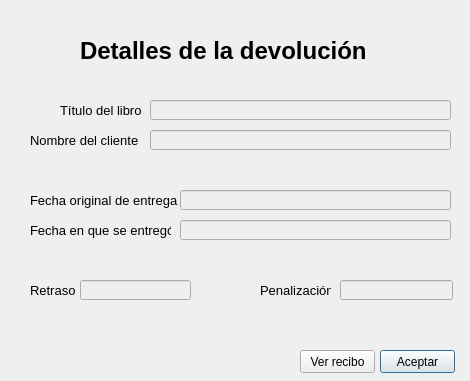
<?xml version="1.0" encoding="UTF-8"?>
<ui version="4.0">
 <class>InfoDevolucion</class>
 <widget class="QDialog" name="InfoDevolucion">
  <property name="geometry">
   <rect>
    <x>0</x>
    <y>0</y>
    <width>470</width>
    <height>381</height>
   </rect>
  </property>
  <property name="windowTitle">
   <string>Devolución exitosa</string>
  </property>
  <widget class="QLabel" name="label">
   <property name="geometry">
    <rect>
     <x>80</x>
     <y>10</y>
     <width>311</width>
     <height>81</height>
    </rect>
   </property>
   <property name="font">
    <font>
     <pointsize>18</pointsize>
     <weight>75</weight>
     <bold>true</bold>
    </font>
   </property>
   <property name="text">
    <string>Detalles de la devolución</string>
   </property>
  </widget>
  <widget class="QLineEdit" name="lineEditTituloLibro">
   <property name="enabled">
    <bool>false</bool>
   </property>
   <property name="geometry">
    <rect>
     <x>150</x>
     <y>100</y>
     <width>301</width>
     <height>20</height>
    </rect>
   </property>
   <property name="font">
    <font>
     <pointsize>9</pointsize>
     <weight>75</weight>
     <bold>true</bold>
    </font>
   </property>
  </widget>
  <widget class="QLineEdit" name="lineEditNombreCliente">
   <property name="enabled">
    <bool>false</bool>
   </property>
   <property name="geometry">
    <rect>
     <x>150</x>
     <y>130</y>
     <width>301</width>
     <height>20</height>
    </rect>
   </property>
   <property name="font">
    <font>
     <pointsize>9</pointsize>
     <weight>75</weight>
     <bold>true</bold>
    </font>
   </property>
  </widget>
  <widget class="QLabel" name="label_2">
   <property name="geometry">
    <rect>
     <x>60</x>
     <y>100</y>
     <width>91</width>
     <height>21</height>
    </rect>
   </property>
   <property name="font">
    <font>
     <pointsize>10</pointsize>
    </font>
   </property>
   <property name="text">
    <string>Título del libro</string>
   </property>
  </widget>
  <widget class="QLabel" name="label_3">
   <property name="geometry">
    <rect>
     <x>30</x>
     <y>130</y>
     <width>111</width>
     <height>21</height>
    </rect>
   </property>
   <property name="font">
    <font>
     <pointsize>10</pointsize>
    </font>
   </property>
   <property name="text">
    <string>Nombre del cliente</string>
   </property>
  </widget>
  <widget class="QLabel" name="label_4">
   <property name="geometry">
    <rect>
     <x>30</x>
     <y>280</y>
     <width>51</width>
     <height>21</height>
    </rect>
   </property>
   <property name="font">
    <font>
     <pointsize>10</pointsize>
    </font>
   </property>
   <property name="text">
    <string>Retraso</string>
   </property>
  </widget>
  <widget class="QLabel" name="label_5">
   <property name="geometry">
    <rect>
     <x>260</x>
     <y>280</y>
     <width>71</width>
     <height>21</height>
    </rect>
   </property>
   <property name="font">
    <font>
     <pointsize>10</pointsize>
    </font>
   </property>
   <property name="text">
    <string>Penalización</string>
   </property>
  </widget>
  <widget class="QLabel" name="label_6">
   <property name="geometry">
    <rect>
     <x>30</x>
     <y>190</y>
     <width>151</width>
     <height>21</height>
    </rect>
   </property>
   <property name="font">
    <font>
     <pointsize>10</pointsize>
    </font>
   </property>
   <property name="text">
    <string>Fecha original de entrega</string>
   </property>
  </widget>
  <widget class="QLabel" name="label_7">
   <property name="geometry">
    <rect>
     <x>30</x>
     <y>220</y>
     <width>141</width>
     <height>21</height>
    </rect>
   </property>
   <property name="font">
    <font>
     <pointsize>10</pointsize>
    </font>
   </property>
   <property name="text">
    <string>Fecha en que se entregó</string>
   </property>
  </widget>
  <widget class="QLineEdit" name="lineEditFechaOriginal">
   <property name="enabled">
    <bool>false</bool>
   </property>
   <property name="geometry">
    <rect>
     <x>180</x>
     <y>190</y>
     <width>271</width>
     <height>20</height>
    </rect>
   </property>
   <property name="font">
    <font>
     <pointsize>9</pointsize>
     <weight>75</weight>
     <bold>true</bold>
    </font>
   </property>
  </widget>
  <widget class="QLineEdit" name="lineEditFechaEntrega">
   <property name="enabled">
    <bool>false</bool>
   </property>
   <property name="geometry">
    <rect>
     <x>180</x>
     <y>220</y>
     <width>271</width>
     <height>20</height>
    </rect>
   </property>
   <property name="font">
    <font>
     <pointsize>9</pointsize>
     <weight>75</weight>
     <bold>true</bold>
    </font>
   </property>
  </widget>
  <widget class="QLineEdit" name="lineEditRetraso">
   <property name="enabled">
    <bool>false</bool>
   </property>
   <property name="geometry">
    <rect>
     <x>80</x>
     <y>280</y>
     <width>111</width>
     <height>20</height>
    </rect>
   </property>
   <property name="font">
    <font>
     <pointsize>9</pointsize>
     <weight>75</weight>
     <bold>true</bold>
    </font>
   </property>
  </widget>
  <widget class="QLineEdit" name="lineEditPenalizacion">
   <property name="enabled">
    <bool>false</bool>
   </property>
   <property name="geometry">
    <rect>
     <x>340</x>
     <y>280</y>
     <width>113</width>
     <height>20</height>
    </rect>
   </property>
   <property name="font">
    <font>
     <pointsize>9</pointsize>
     <weight>75</weight>
     <bold>true</bold>
    </font>
   </property>
  </widget>
  <widget class="QPushButton" name="pushButton">
   <property name="geometry">
    <rect>
     <x>380</x>
     <y>350</y>
     <width>75</width>
     <height>23</height>
    </rect>
   </property>
   <property name="text">
    <string>Aceptar</string>
   </property>
  </widget>
  <widget class="QPushButton" name="botonVerRecibo">
   <property name="geometry">
    <rect>
     <x>300</x>
     <y>350</y>
     <width>75</width>
     <height>23</height>
    </rect>
   </property>
   <property name="text">
    <string>Ver recibo</string>
   </property>
  </widget>
 </widget>
 <tabstops>
  <tabstop>botonVerRecibo</tabstop>
  <tabstop>pushButton</tabstop>
  <tabstop>lineEditTituloLibro</tabstop>
  <tabstop>lineEditNombreCliente</tabstop>
  <tabstop>lineEditFechaOriginal</tabstop>
  <tabstop>lineEditFechaEntrega</tabstop>
  <tabstop>lineEditRetraso</tabstop>
  <tabstop>lineEditPenalizacion</tabstop>
 </tabstops>
 <resources/>
 <connections/>
</ui>
